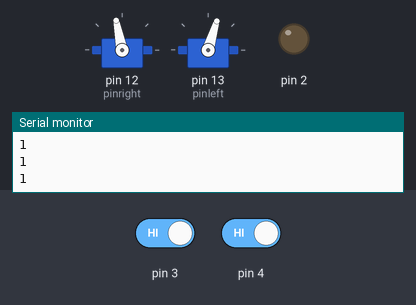
This program was run on a simulated Arduino Uno, built with avr-gcc and run on an emulated ATmega328P. Shown: 2 × servo, output pins drawn as LEDs (lit = HIGH), the last lines printed to the serial monitor. Inputs (shaded band) come from the test bench; at power-on: pin 3 HIGH, pin 4 HIGH.

Above: at 1.2 s.
1.3 s: pin 3 driven LOW
At 2.5 s:
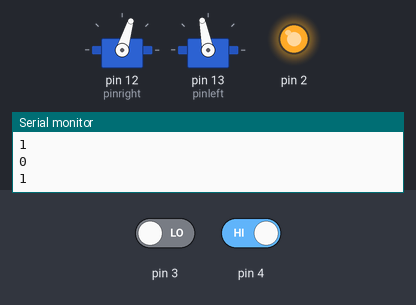
4.3 s: pin 3 driven HIGH
At 4.8 s:
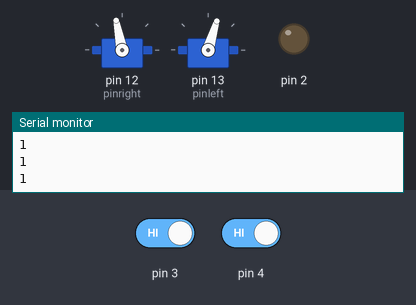
5.8 s: pin 4 driven LOW
At 8.6 s:
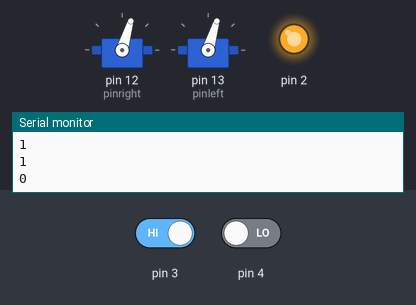
Timing chart, 0 to 14.8 s (numbered marks = the images above; inputs shaded):
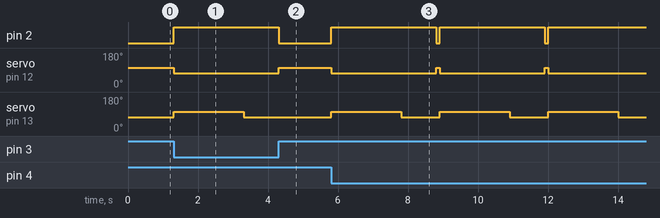

Measured:
- after the input at 1.3 s, pin 2: LOW → HIGH at once; servo on pin 12 (pinright): 101° → 73° at once; servo on pin 13 (pinleft): 73° → 101° at once, → 73° 2.0 s later
- after the input at 4.3 s, pin 2: goes on until 4.3 s, then stays LOW; servo on pin 12 (pinright): goes on until 4.3 s, then stays 101°; servo on pin 13 (pinleft): stays 73° (without the input it goes to 101° after 0.11 s)
- after the input at 5.8 s, pin 2: alternates HIGH for 3.0 s and LOW for 0.10 s, starting at once; servo on pin 12 (pinright): alternates 101° for 0.10 s and 73° for 3.0 s, starting at once; servo on pin 13 (pinleft): alternates 101° for 2.0 s and 73° for 1.1 s, starting at once

The program:

main.cpp
```cpp
#include <Arduino.h>
#include <Servo.h>

//see the explaination for this in ArduinoBots 9.1
int right = 1590;
int left = 1300;

//variables for the pins
int pinright = 12;
int pinleft = 13;

//def servos
Servo servoright;
Servo servoleft;

void setup() {
  //start the serial monitor.
  Serial.begin(9600);

  //set pins
  pinMode(3, INPUT);
  pinMode(4, INPUT);
  pinMode(2, OUTPUT);

}

void backUp(){
  //go in reverse for 0.5 seconds
  servoright.writeMicroseconds(left);
  servoleft.writeMicroseconds(right);
  delay(2000);

  //turn for 0.25 seconds
  servoright.writeMicroseconds(left);
  servoleft.writeMicroseconds(left);
  delay(1000);
}

void loop() {
  //read pins
  byte leftWhisker = digitalRead(3);
  byte rightWhisker = digitalRead(4);

  //setup the motor pins
  servoright.attach(pinright);
  servoleft.attach(pinleft);

  //print them out :>
  Serial.println(leftWhisker);
  Serial.println(rightWhisker);
  Serial.println("\n");

  //check if you bumped!
  if (leftWhisker == 0 || rightWhisker == 0){
    //enable the LED
    digitalWrite(2,HIGH);
    //back up and move
    backUp();
    //turn off LED
    digitalWrite(2, LOW);
  }

  //go straight for a bit, until it is checking time again
  servoright.writeMicroseconds(right);
  servoleft.writeMicroseconds(left);

  //make sure you don't overwhelm the CPU
  delay(100);

}
```
